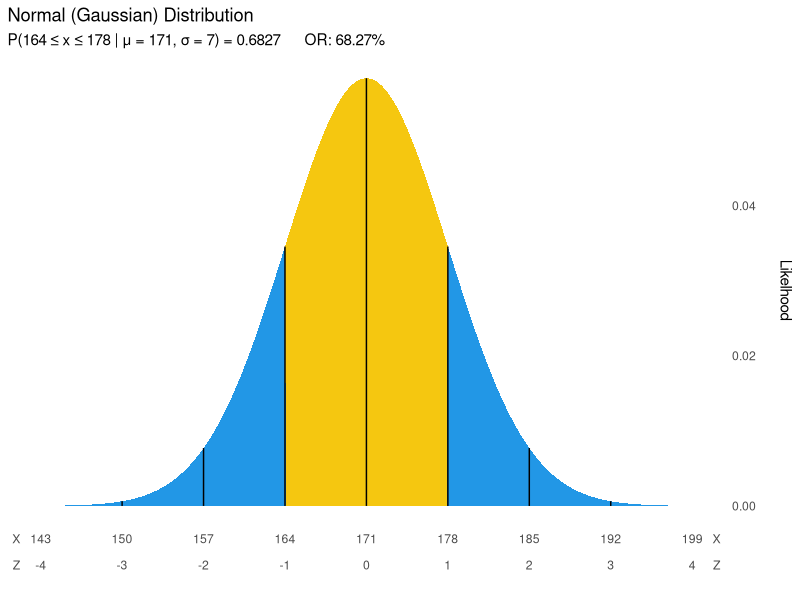
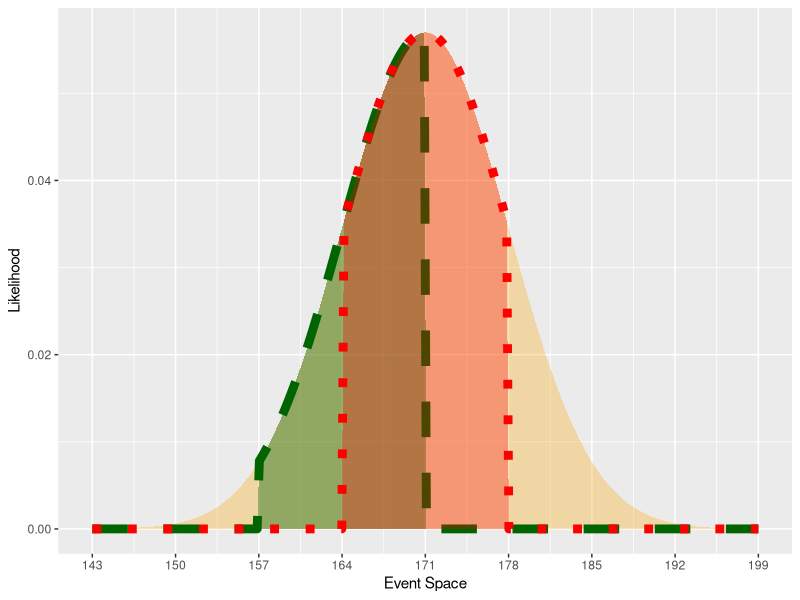

Source code (R) for these figures, in order:
## ---- chunk 1
library(tidyverse)
## ---- chunk 2

norm_plot <- function(q_lower = NULL, q_upper = NULL, mean = 0, sd = 1){

  # q_lower = if(!is.null(q_lower) & !is.null(q_upper)){
  #   q_lower
  # } else if (!is.null(q_lower)){
  #   mean-4*sd
  # } else {
  #   q_upper
  # }
  # 
  # q_upper = if(!is.null(q_lower) & !is.null(q_upper)){
  #   q_upper
  # } else if (!is.null(q_upper)){
  #   mean+4*sd
  # } else {
  #   q_lower
  # }
  
  # if (q_lower > q_upper) {
  #   temp = q_upper
  #   q_upper = q_lower
  #   q_lower = temp
  # } else {}
  
  
    condition = if (is.null(q_lower)){
    paste0("x ", intToUtf8(8804), " ", formatC(q_upper))
  } else if (is.null(q_upper)){
    paste0(formatC(q_lower), " ",intToUtf8(8805)," x")
  } else {
    paste0(formatC(q_lower), " ",intToUtf8(8804)," x ",
           intToUtf8(8804)," ", formatC(q_upper))
  }
  
  q_upper = ifelse(is.null(q_upper), mean + 5*sd, q_upper)
  q_lower = ifelse(is.null(q_lower), mean - 5*sd, q_lower)
  
  prob = pnorm(q_upper, mean, sd) - pnorm(q_lower, mean, sd)
  subtitle1 = paste0("P(", condition, " | μ = ", formatC(mean),
                     ", ", intToUtf8(963)," = ",
                     formatC(sd), ") = ", formatC(prob),
                     "      OR: ", formatC(prob*100, digits = 4),"%")
  
  data <- data.frame(x = seq(mean-4*sd, mean+4*sd, length.out = 500)) %>% 
    mutate(area_out = ifelse(x <= q_lower | x >= q_upper, dnorm(x, mean, sd), 0),
           area_in = ifelse(x >= q_lower & x <= q_upper, dnorm(x, mean, sd), 0),
           z = (x - mean)/sd) %>% 
    pivot_longer(c(area_out, area_in), names_to = "area", values_to = "y")
  
  bounds = seq(mean-4*sd, mean+4*sd, length.out = 9)
  
  line_df <- data.frame(
    x = mean + (-3:3)*sd,
    y = 0,
    xend = mean + (-3:3)*sd,
    yend = dnorm(mean + (-3:3)*sd, mean, sd)
  )
  
  ggplot(data, aes(x, y, fill = area)) +
    scale_fill_manual(values = c(7,4)) +
    geom_area(show.legend = F) +
    geom_segment(
      data = line_df, 
      mapping = aes(x=x, y=y, xend=xend, yend=yend), 
      inherit.aes = FALSE) +
    scale_x_continuous(breaks = c(mean-4.3*sd, bounds, mean+4.3*sd),
                       labels = paste0(c("X", formatC(bounds), "X"),
                                       "\n", "\n", c("Z",-4:4, "Z"))) +
    scale_y_continuous(position = "right") +
    labs(y = "Likelhood \n ",
         x = "",
         title = "Normal (Gaussian) Distribution",
         subtitle = subtitle1)+
    theme(panel.background=element_blank(), 
          panel.grid.major=element_blank(), 
          panel.grid.minor=element_blank(), 
          axis.ticks=element_blank())
}

## ---- chunk 3
startTime = proc.time()

norm_plot(164,178,171,7)

stopTime = proc.time()
print(stopTime - startTime)

## ---- chunk 4
prob_norm <- function(plot = 0, mean = 0, sd = 1,
                      x1.1 = mean - 2*sd,
                      x1.2 = mean + 0*sd,
                      x2.1 = mean - 1*sd,
                      x2.2 = mean + 1*sd){
  
  col1 = "darkgreen"
  col2 = "red"
  
  lwd1 = ifelse(plot == 1 | plot>=3, 3 , NA)
  lwd2 = ifelse(plot>=2, 3 , NA)
  
  data.frame(x = seq(mean-4*sd, mean+4*sd, length.out = 300)) %>% 
    mutate(area0 = dnorm(x, mean, sd),
           area1 = if_else(x>=x1.1 & x<=x1.2 & (plot == 1 | plot>=3), dnorm(x, mean, sd), 0),
           area2 = if_else(x>=x2.1 & x<=x2.2 & plot >= 2, dnorm(x, mean, sd), 0),
    ) %>% 
    ggplot(aes(x, area0)) +
    geom_area(alpha = 0.3, fill = "orange") +
    geom_area(aes(x, area1), alpha = 0.4, fill = col1, lty = 2, col = col1, lwd = 3) +
    geom_area(aes(x, area2), alpha = 0.3, fill = col2, lty = 3, col = col2, lwd = 3) +
    scale_x_continuous(breaks = seq(mean-4*sd, mean+4*sd, length.out = 9)) +
    labs(x = "Event Space",
         y = "Likelihood")
}




prob_norm(3, 171, 7)


# p <- ggplot(mtcars, aes(wt, mpg)) + geom_point()
# 
# geom_segment(aes(x = x1.1, y = 0, xend = x1.1, yend = dnorm(x1.1, mean, sd)),
#              lty = 2, col = col1, lwd = lwd1) +
# geom_segment(aes(x = x1.1, y = 0, xend = x1.2, yend = 0),
#              lty = 2, col = col1, lwd = lwd1, inherit.aes = FALSE) + 
#   geom_segment(aes(x = x1.2, y = 0, xend = x1.2, yend = dnorm(x1.2, mean, sd)),
#                lty = 2, col = col1, lwd = lwd1, inherit.aes = FALSE) +
#   geom_segment(aes(x = x2.1, y = 0, xend = x2.1, yend = dnorm(x2.1, mean, sd)),
#                lty = 3, col = col2, lwd = lwd2, inherit.aes = FALSE) +
#   geom_segment(aes(x = x2.1, y = 0, xend = x2.2, yend = 0),
#                lty = 3, col = col2, lwd = lwd2, inherit.aes = FALSE) +  
#   geom_segment(aes(x = x2.2, y = 0, xend = x2.2, yend = dnorm(x2.2, mean, sd)),
#                lty = 3, col = col2, lwd = lwd2, inherit.aes = FALSE) +
## ---- chunk 5
## q_lower and q_upper comditions are filipped here

p2norm <- function(q_lower = NULL, q_upper = NULL, mean = 0, sd = 1){
  if (is.null(q_upper)){
    pnorm(q_lower, mean, sd)
  } else if (is.null(q_lower)){
    1 - pnorm(q_upper, mean, sd)
  } else if (q_lower > q_upper){
    pnorm(q_lower, mean, sd) - pnorm(q_upper, mean, sd)
  } else {
    pnorm(q_upper, mean, sd) - pnorm(q_lower, mean, sd)
  }
}



p2norm(,1)
## ---- chunk 6
zar <- function(x = 6, w = NULL){

  if(length(x) == 1){
    n = x
    x = 1:n
  } else {
    x = x
    n = length(x)
  }
  
  if(is.null(w)){
    p = rep(1/n, n)
    c = 1
  } else {
    p = w / sum(w)
    if(sum(w) == 1){
      c = 1
    } else {
      c = sum(w) / (sum(w)- 1)
    }
  }
  
  mean_x = sum(x*p)
  var_x = (sum(x^2*p) - sum(x*p)^2)*c
  sd_x = sqrt(var_x)
  cv_x = sd_x / mean_x
  
  
  median_x = data.frame(w = x, p = p, sumn = cumsum(p)) %>% 
    filter(sumn >= sum(p)/2) %>% .[1,1] %>% as.double()
  mode <- data.frame(x =x, p = p) %>% 
    filter(p == max(p))
  
  if(mode %>% nrow() > 1){
    mode_x = NA
  }else{
    mode_x = mode[1,1]
  }
  
  
  cat("mean is:", formatC(mean_x), "\n")
  cat("median is:", formatC(median_x), "\n")
  cat("mode is:", formatC(median_x), "\n")
  cat("variance is:", formatC(var_x), "\n")
  cat("standart deviation is:", formatC(sd_x), "\n")
  cat("coefficient of variation is:", formatC(cv_x), "\n")
  
}

zar(c(5,7,10,11,12), c(9,18,15,20,8))

x = 1:6
p = c(1,2,3,4,5,6)




